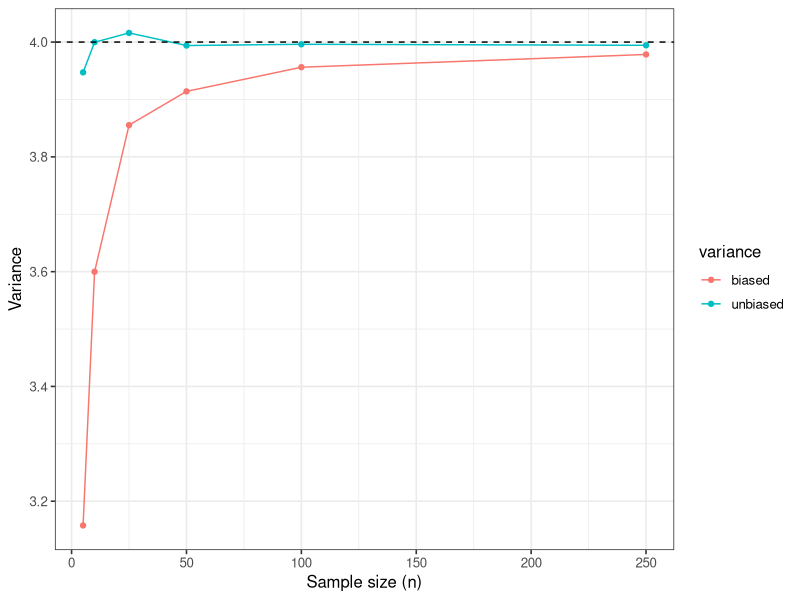

Generate this figure with R:
## ---- chunk 1
# Load packages
library(tidyverse)
library(knitr)

# Set ggplot settings
theme_set(theme_bw(base_size=12))
theme_update(panel.background = element_rect(fill = "transparent", colour = NA),
             plot.background = element_rect(fill = "transparent", colour = NA))
opts_chunk$set(dev.args=list(bg="transparent"))
## ---- chunk 2
s <- 10000
ns <- c(5, 10, 25, 50, 100, 250)
vars_biased <- vector(length = s)
vars_unbiased <- vector(length = s)

data <- tibble(n = ns, biased = NA, unbiased = NA)

for (i in 1:length(ns)) {
  n <- ns[i]
  
  for (j in 1:s) {
    x <- rnorm(n, mean = 5, sd = 2)
    vars_biased[j] <- sum((x - mean(x))^2)/length(x)
    vars_unbiased[j] <- sum((x - mean(x))^2)/(length(x)-1)
  }
  
  data$biased[i] <- mean(vars_biased)
  data$unbiased[i] <- mean(vars_unbiased)
}

data %>%
  gather("variance", "value", biased, unbiased) %>%
  ggplot(aes(x = n, y = value, color = variance)) +
    geom_line() +
    geom_point() +
    geom_hline(yintercept = 2^2, linetype = 2) +
    # coord_cartesian(ylim = c(1.5, 2.25)) +
    labs(x = "Sample size (n)", y = "Variance")
